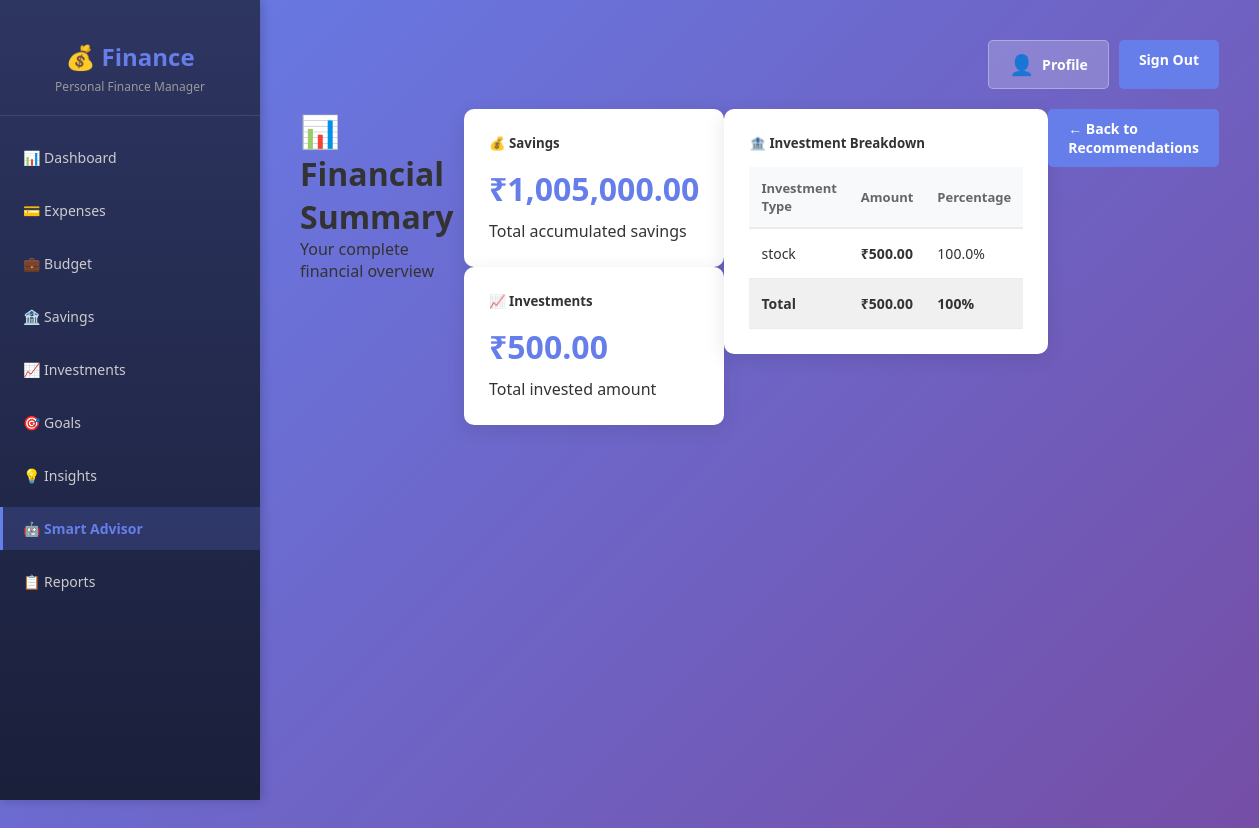
Screenshot of /advisor/summary (signed in) with the database file from the repository.
### app.py (models this page shows)
class Investment(db.Model):
    id = db.Column(db.Integer, primary_key=True)
    type = db.Column(db.String(50), nullable=False)
    amount = db.Column(db.Float, nullable=False)
    date = db.Column(db.DateTime, default=datetime.utcnow, nullable=False)

### routes/advisor_routes.py (the view)
@advisor_bp.route("/summary", methods=["GET"])
@login_required
def summary():
    summary = InvestmentAdvisor.get_user_summary(current_user.id)
    return render_template("advisor_summary.html", summary=summary)

### finance-app.py (called while the page is built)
@login_manager.user_loader
def load_user(user_id):
    return User.query.get(int(user_id))

### templates/advisor_summary.html (shortened to what this page needs)
{% extends "base.html" %}
{% block content %}
<div class="container mt-5">
    <div class="row mb-4">
        <div class="col-md-12">
            <h1>📊 Financial Summary</h1>
            <p class="text-muted">Your complete financial overview</p>
        </div>
    </div>
    <div class="row">
        <div class="col-md-6 mb-4">
            <div class="card">
                <div class="card-header bg-primary text-white">
                    <h5 class="mb-0">💰 Savings</h5>
                </div>
                <div class="card-body">
                    <p class="summary-large">₹{{ "{:,.2f}".format(summary.total_savings) }}</p>
                    <p class="text-muted">Total accumulated savings</p>
                </div>
            </div>
        </div>
        <div class="col-md-6 mb-4">
            <div class="card">
                <div class="card-header bg-success text-white">
                    <h5 class="mb-0">📈 Investments</h5>
                </div>
                <div class="card-body">
                    <p class="summary-large">₹{{ "{:,.2f}".format(summary.total_investments) }}</p>
                    <p class="text-muted">Total invested amount</p>
                </div>
            </div>
        </div>
    </div>
    <div class="row">
        <div class="col-md-12 mb-4">
            <div class="card">
                <div class="card-header bg-info text-white">
                    <h5 class="mb-0">🏦 Investment Breakdown</h5>
                </div>
                <div class="card-body">
                    {% if summary.investment_breakdown %}
                        <table class="table table-hover">
                            <thead>
                                <tr>
                                    <th>Investment Type</th>
                                    <th class="text-right">Amount</th>
                                    <th class="text-right">Percentage</th>
                                </tr>
                            </thead>
                            <tbody>
                                {% for inv_type, amount in summary.investment_breakdown.items() %}
                                    <tr>
                                        <td>{{ inv_type }}</td>
                                        <td class="text-right"><strong>₹{{ "{:,.2f}".format(amount) }}</strong></td>
                                        <td class="text-right">{{ "{:.1f}".format((amount / summary.total_investments * 100) if summary.total_investments > 0 else 0) }}%</td>
                                    </tr>
                                {% endfor %}
                            </tbody>
                            <tfoot>
                                <tr style="font-weight: bold; background-color: #f0f0f0;">
                                    <td>Total</td>
                                    <td class="text-right">₹{{ "{:,.2f}".format(summary.total_investments) }}</td>
                                    <td class="text-right">100%</td>
                                </tr>
                            </tfoot>
                        </table>
                    {% else %}
                        <p class="text-muted">No investments recorded yet.</p>
                    {% endif %}
                </div>
            </div>
        </div>
    </div>
    <div class="row mb-4">
        <div class="col-md-12">
            <a href="{{ url_for('advisor.advisor') }}" class="btn btn-primary">
                ← Back to Recommendations
            </a>
        </div>
    </div>
</div>
{% endblock %}

### templates/base.html (style rules this page uses)
* { margin: 0; padding: 0; box-sizing: border-box; }
body { font-family: 'Segoe UI', Tahoma, Geneva, Verdana, sans-serif; background: linear-gradient(135deg, #667eea 0%, #764ba2 100%); min-height: 100vh; color: #333; }
.container { display: flex; min-height: 100vh; }
.btn { padding: 10px 20px; border: none; border-radius: 5px; cursor: pointer; font-size: 14px; font-weight: 600; transition: all 0.3s ease; text-decoration: none; display: inline-block; }
.btn-primary { background: #667eea; color: white; }
.card { background: white; border-radius: 10px; padding: 25px; box-shadow: 0 5px 20px rgba(0, 0, 0, 0.1); transition: all 0.3s ease; }
.card-header { display: flex; justify-content: space-between; align-items: center; margin-bottom: 15px; }
table { width: 100%; border-collapse: collapse; }
th { background: #f8f9fa; padding: 12px; text-align: left; font-weight: 600; color: #666; border-bottom: 2px solid #e9ecef; font-size: 13px; }
td { padding: 15px 12px; border-bottom: 1px solid #e9ecef; font-size: 14px; }

### templates/advisor_summary.html (style rules this page uses)
.summary-large { font-size: 32px; font-weight: bold; color: #667eea; margin: 10px 0; }

### rows the page displays
Investment: type "stock", amount "500.00", total_investments "100.0"

### other values shown
{{ "{:,.2f}".format(summary.total_savings) }} "1,005,000.00"
{{ "{:,.2f}".format(summary.total_investments) }} "500.00"
